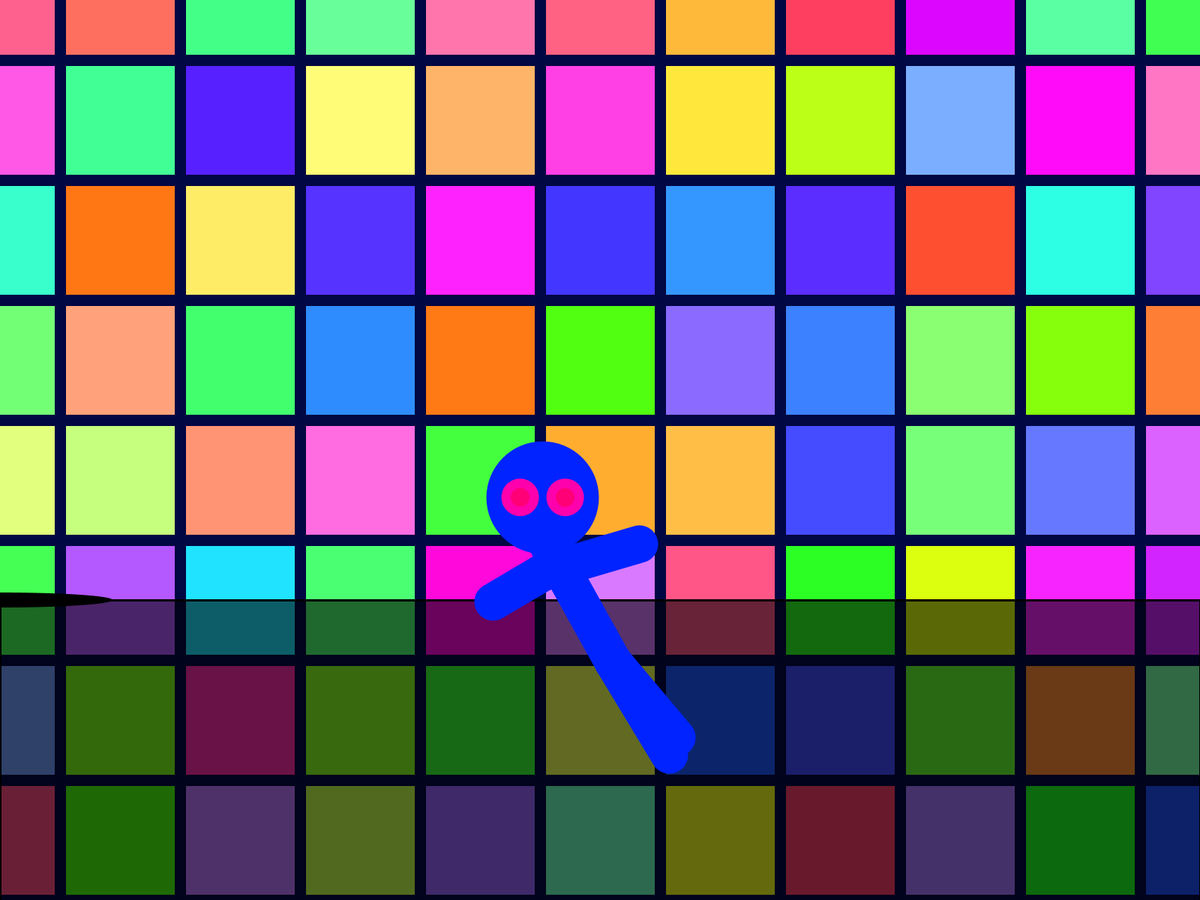
Frame 1 (no input)
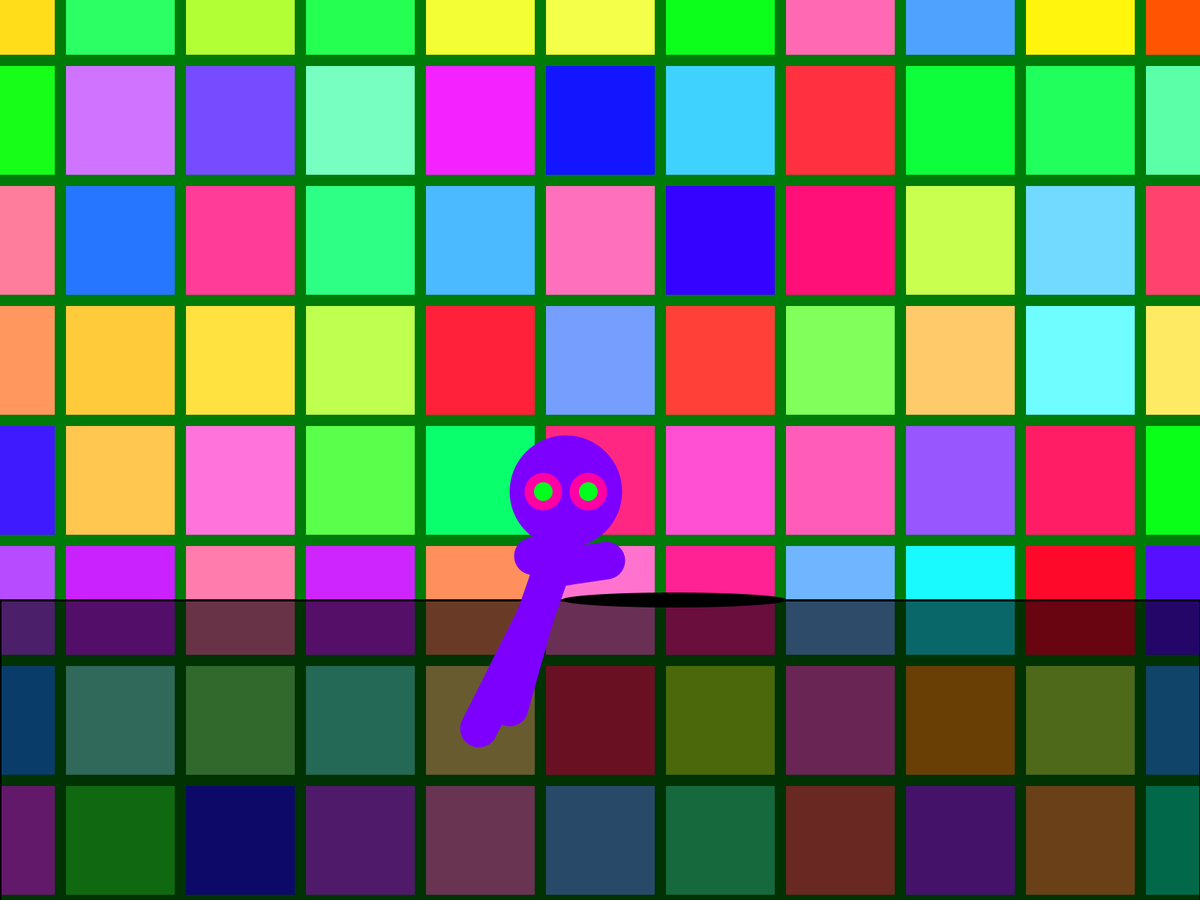
Frame 60 (the mouse pressed at the canvas centre just before this capture)
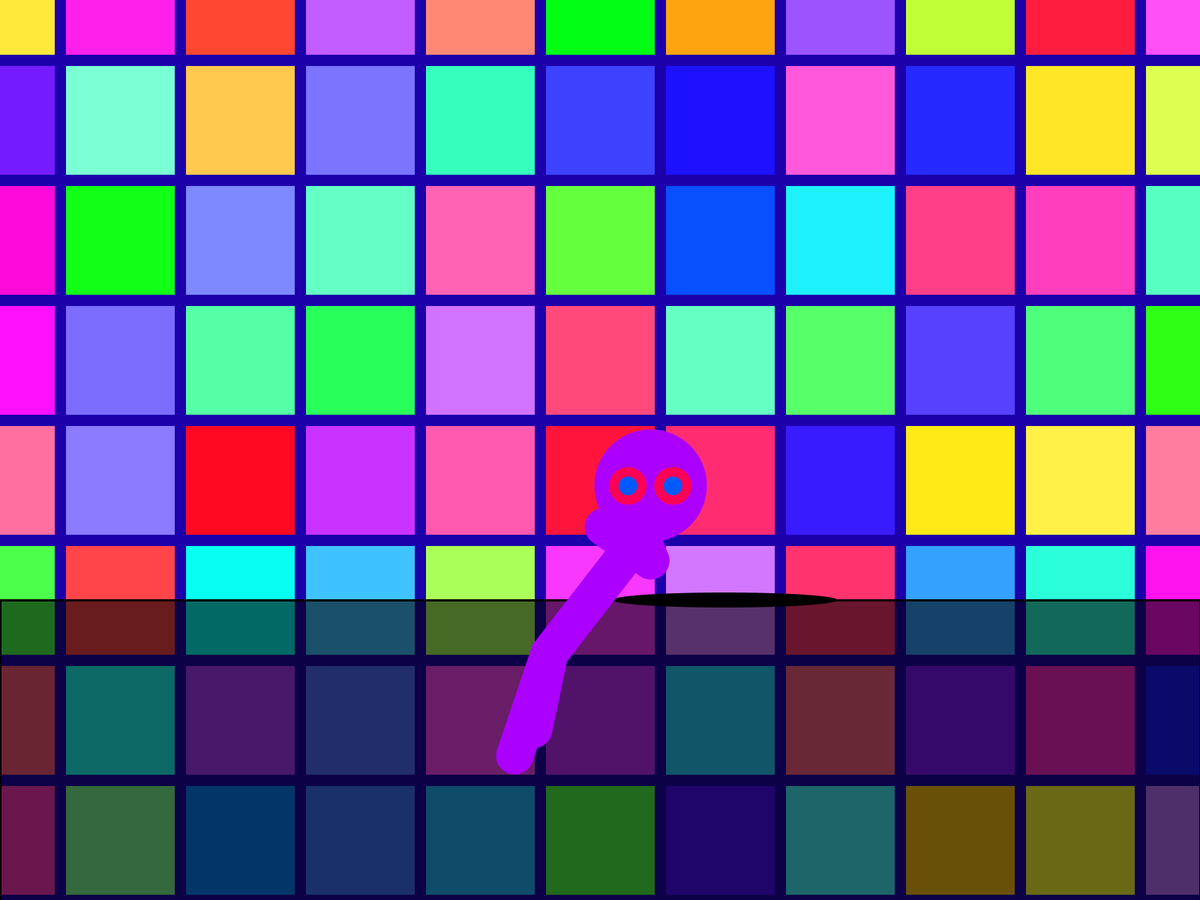
Frame 120 (the mouse held since frame 60 and released just before this capture)

The Processing sketch that drew these frames (run headless with seeded random() and noise(); from frame 60 on, the mouse is pressed at the canvas centre):

// Processing sketch: maquinadesenha_EmericDosSantos_3150677
// ── maquinadesenha_EmericDosSantos_3150677.pde
float stroke, topX, topY, bottomX, bottomY, raioX, raioY, headX, headY, legX, legY, feetX, feetY, handX, handY, olho1, olho2;
color corBola;

void setup(){
  
  fullScreen();
  colorMode(HSB, 360,100,100);
  frameRate(11);
  
}

void draw(){
  
  /*Fundo Animado*/
  
  background(random(0,360),100,random(0,100));
  for (int x = 0; x<=width; x+=width/10)
  {
  for (int y = 0; y<=height; y+=width/10)
  {
  strokeCap(PROJECT);
  strokeWeight(width/11);
  stroke(random(0,360),random(50,100),100);
  point(x, y);
  
  }
 }
  /*Cabeça*/
  
  topX=random(width/2-100, width/2+100);
  topY=random(height-600, height-500);
  bottomX=random(width/2-100, width/2+100);
  bottomY=random(height-400, height-300);
  
  raioX=100;
  raioY=100;
  
  headX=topX;
  headY=topY;
  
  legX=bottomX;
  legY=bottomY;
  
  corBola = color(random(360), 100, 100);
  
  /*Olhos*/
  
  strokeWeight(3);
  stroke(0);
  fill(0, 0, 0, 150);
  rect(0, height/3*2, width, height/3*2, 0);
  
  /*Corpo, Pernas, Braços*/
  
  noStroke();
  fill(0);
  ellipse(feetX, width/2, 300, 20);
  
  fill(corBola);
  strokeCap(ROUND);
  stroke(corBola);
  strokeWeight(50);
  
  feetX=random(legX-100, legX+100);
  feetY=random(legY+100, legY+150);
  
  line(bottomX, bottomY, feetX, feetY);
  
  feetX=random(legX-100, legX+100);
  feetY=random(legY+100, legY+150);
  
  line(bottomX, bottomY, feetX, feetY);

  handX=random(headX-150, headX+150);
  handY=random(headY-20, headY+150);
  
  line(headX, headY+100, handX, handY);
  
  handX=random(headX-150, headX+150);
  handY=random(headY-20, headY+150);
  
  line(headX, headY+100, handX, handY);
  
  line(headX, headY+50, bottomX, bottomY);
  ellipse(topX, topY, raioX, raioY);
  
  noStroke();
  fill(random(360), 100, 100);
  ellipse(topX+30, topY, 50, 50);
  ellipse(topX-30, topY, 50, 50);
  
  fill(random(360), 100, 100);
  ellipse(topX-30, topY, raioX/4, raioY/4);
  ellipse(topX+30, topY, raioX/4, raioY/4);
}
